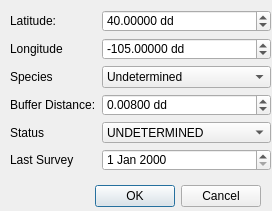
<?xml version="1.0" encoding="UTF-8"?>
<ui version="4.0">
 <class>NewRaptorDialogBase</class>
 <widget class="QDialog" name="NewRaptorDialogBase">
  <property name="geometry">
   <rect>
    <x>0</x>
    <y>0</y>
    <width>272</width>
    <height>211</height>
   </rect>
  </property>
  <property name="windowTitle">
   <string>Add New Raptor</string>
  </property>
  <widget class="QDialogButtonBox" name="button_box">
   <property name="geometry">
    <rect>
     <x>20</x>
     <y>180</y>
     <width>241</width>
     <height>32</height>
    </rect>
   </property>
   <property name="orientation">
    <enum>Qt::Horizontal</enum>
   </property>
   <property name="standardButtons">
    <set>QDialogButtonBox::Cancel|QDialogButtonBox::Ok</set>
   </property>
  </widget>
  <widget class="QWidget" name="formLayoutWidget">
   <property name="geometry">
    <rect>
     <x>10</x>
     <y>10</y>
     <width>261</width>
     <height>161</height>
    </rect>
   </property>
   <layout class="QFormLayout" name="formLayout">
    <item row="0" column="0">
     <widget class="QLabel" name="latitudeLabel">
      <property name="text">
       <string>Latitude:</string>
      </property>
     </widget>
    </item>
    <item row="0" column="1">
     <widget class="QDoubleSpinBox" name="spbLatitude">
      <property name="suffix">
       <string> dd</string>
      </property>
      <property name="decimals">
       <number>5</number>
      </property>
      <property name="minimum">
       <double>-90.000000000000000</double>
      </property>
      <property name="maximum">
       <double>90.000000000000000</double>
      </property>
      <property name="singleStep">
       <double>0.001000000000000</double>
      </property>
      <property name="value">
       <double>40.000000000000000</double>
      </property>
     </widget>
    </item>
    <item row="1" column="0">
     <widget class="QLabel" name="longitudeLabel">
      <property name="text">
       <string>Longitude</string>
      </property>
     </widget>
    </item>
    <item row="1" column="1">
     <widget class="QDoubleSpinBox" name="spbLongitude">
      <property name="suffix">
       <string> dd</string>
      </property>
      <property name="decimals">
       <number>5</number>
      </property>
      <property name="minimum">
       <double>-180.000000000000000</double>
      </property>
      <property name="maximum">
       <double>180.000000000000000</double>
      </property>
      <property name="singleStep">
       <double>0.001000000000000</double>
      </property>
      <property name="value">
       <double>-105.000000000000000</double>
      </property>
     </widget>
    </item>
    <item row="2" column="0">
     <widget class="QLabel" name="speciesLabel">
      <property name="text">
       <string>Species</string>
      </property>
     </widget>
    </item>
    <item row="2" column="1">
     <widget class="QComboBox" name="cmbSpecies">
      <item>
       <property name="text">
        <string>Undetermined</string>
       </property>
      </item>
      <item>
       <property name="text">
        <string>Red-tail Hawk</string>
       </property>
      </item>
      <item>
       <property name="text">
        <string>Swainsons Hawk</string>
       </property>
      </item>
      <item>
       <property name="text">
        <string>Northern Harrier</string>
       </property>
      </item>
     </widget>
    </item>
    <item row="3" column="0">
     <widget class="QLabel" name="bufferDistanceLabel">
      <property name="text">
       <string>Buffer Distance:</string>
      </property>
     </widget>
    </item>
    <item row="3" column="1">
     <widget class="QDoubleSpinBox" name="spbBuffer">
      <property name="suffix">
       <string> dd</string>
      </property>
      <property name="decimals">
       <number>5</number>
      </property>
      <property name="maximum">
       <double>0.010000000000000</double>
      </property>
      <property name="singleStep">
       <double>0.001000000000000</double>
      </property>
      <property name="value">
       <double>0.008000000000000</double>
      </property>
     </widget>
    </item>
    <item row="4" column="0">
     <widget class="QLabel" name="statusLabel">
      <property name="text">
       <string>Status</string>
      </property>
     </widget>
    </item>
    <item row="4" column="1">
     <widget class="QComboBox" name="cmbStatus">
      <item>
       <property name="text">
        <string>UNDETERMINED</string>
       </property>
      </item>
      <item>
       <property name="text">
        <string>ACTIVE NEST</string>
       </property>
      </item>
      <item>
       <property name="text">
        <string>INACTIVE NEST</string>
       </property>
      </item>
      <item>
       <property name="text">
        <string>FLEDGED NEST</string>
       </property>
      </item>
     </widget>
    </item>
    <item row="5" column="0">
     <widget class="QLabel" name="lastSurveyLabel">
      <property name="text">
       <string>Last Survey</string>
      </property>
     </widget>
    </item>
    <item row="5" column="1">
     <widget class="QDateEdit" name="dteLast"/>
    </item>
   </layout>
  </widget>
 </widget>
 <resources/>
 <connections>
  <connection>
   <sender>button_box</sender>
   <signal>accepted()</signal>
   <receiver>NewRaptorDialogBase</receiver>
   <slot>accept()</slot>
   <hints>
    <hint type="sourcelabel">
     <x>20</x>
     <y>20</y>
    </hint>
    <hint type="destinationlabel">
     <x>20</x>
     <y>20</y>
    </hint>
   </hints>
  </connection>
  <connection>
   <sender>button_box</sender>
   <signal>rejected()</signal>
   <receiver>NewRaptorDialogBase</receiver>
   <slot>reject()</slot>
   <hints>
    <hint type="sourcelabel">
     <x>20</x>
     <y>20</y>
    </hint>
    <hint type="destinationlabel">
     <x>20</x>
     <y>20</y>
    </hint>
   </hints>
  </connection>
 </connections>
</ui>
